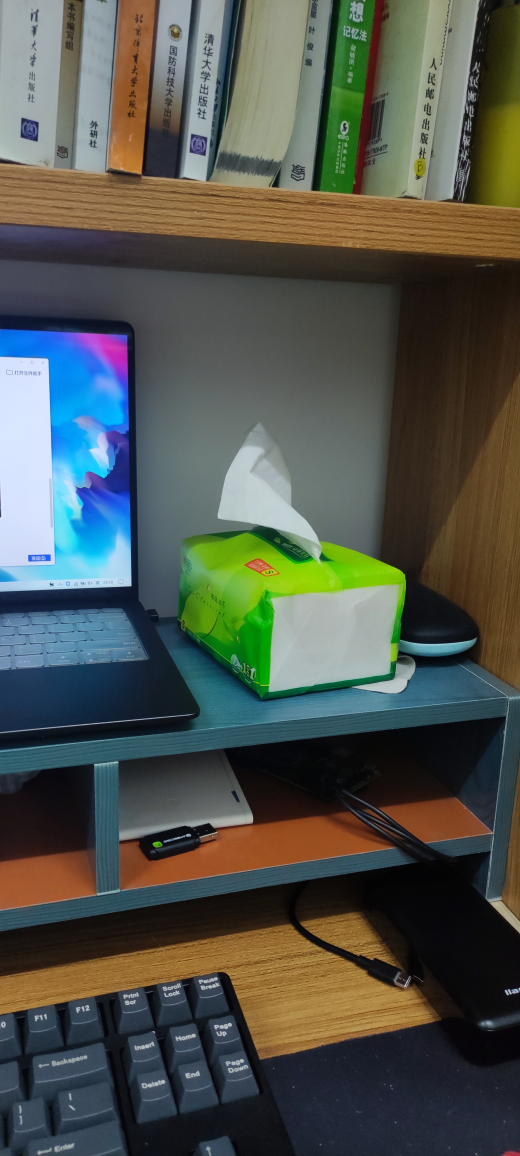
#> input picture get_image/1615130311722.jpg, 2080 x 4624 px (shown at 1/4 size)
$ python main.py
#> lines starting #> are read from the running program, lines starting #| are printed output that depends on the picture
from PIL import Image

layer1 = Image.open("1615130311722.jpg").convert('RGBA')  # mask
layer2 = Image.open('02_clipped_rev_1.png').convert('RGBA')
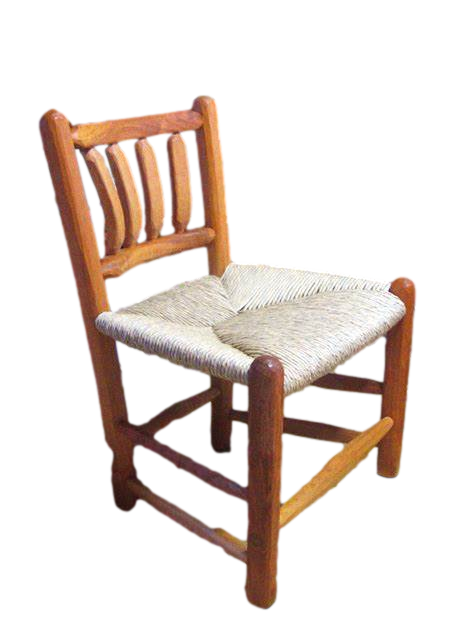
#> input picture get_image/02_clipped_rev_1.png, 474 x 632 px
#> layer2 is the input picture: PIL image 474x632 RGBA; mean R, G, B, A 46.6, 35, 28.7, 64.2
#layer1.show()

print(layer2.size)
#| (474, 632)

layer1 = layer1.resize((layer2.size[0], layer2.size[1]))
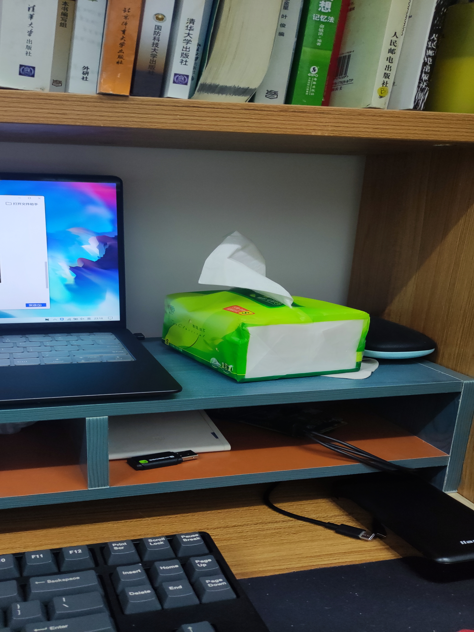
#> layer1: PIL image 474x632 RGBA; mean R, G, B, A 80, 84.8, 77, 255
print(layer1.size)
#| (474, 632)
final = Image.new("RGBA", layer2.size)             # 合成的image
#> final: PIL image 474x632 RGBA; every value is 0

final = Image.alpha_composite(final, layer1)
#final.show()
final = Image.alpha_composite(final, layer2)
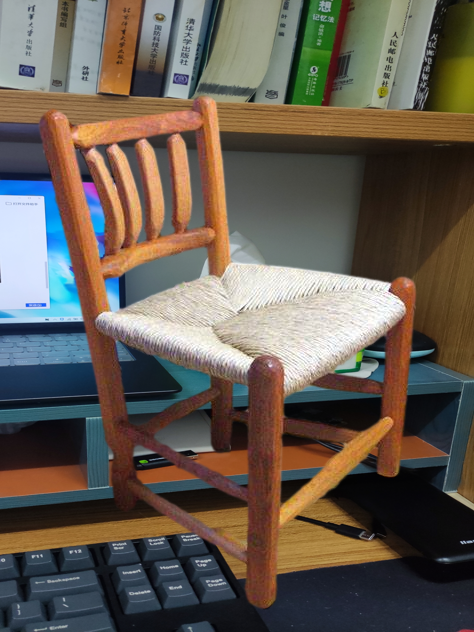
#> final: PIL image 474x632 RGBA; mean R, G, B, A 101.3, 92.1, 81.8, 255
final.show()
final=final.convert('RGB')
#> final: PIL image 474x632 RGB
#final.show()
final.save('image_mask.jpg')
